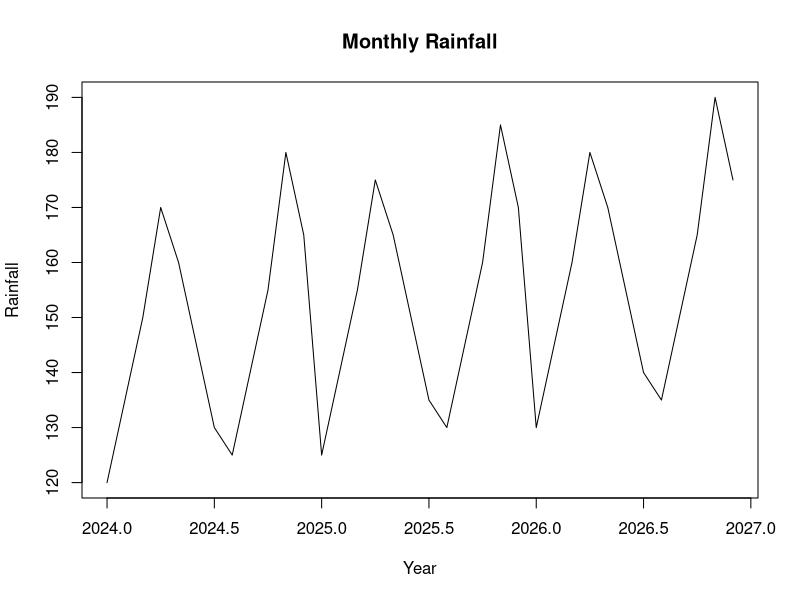
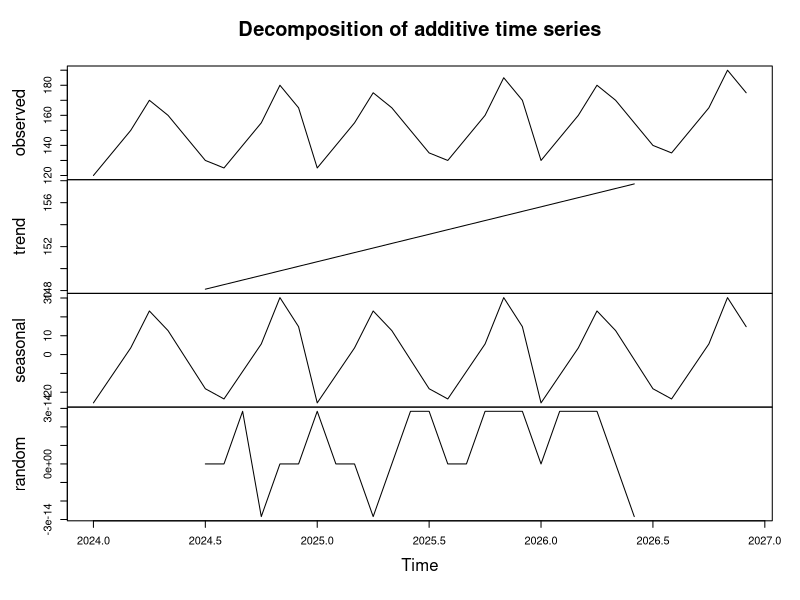
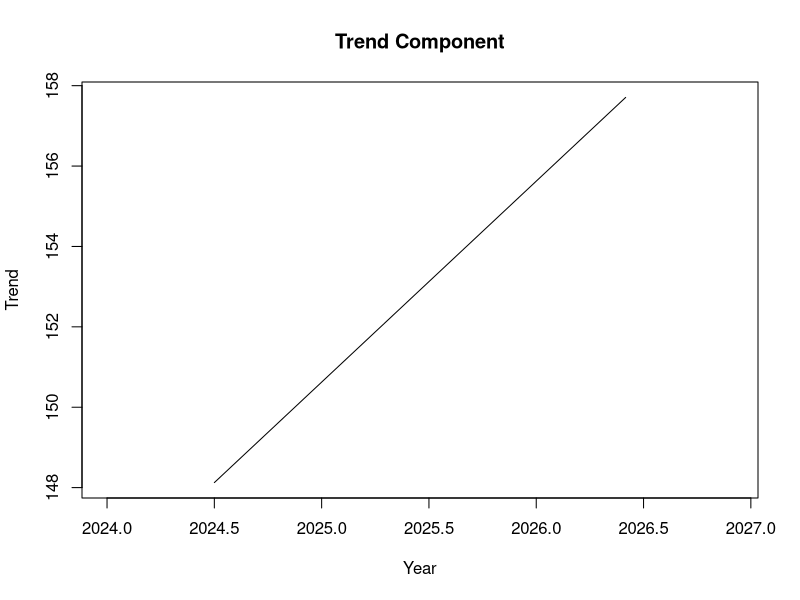
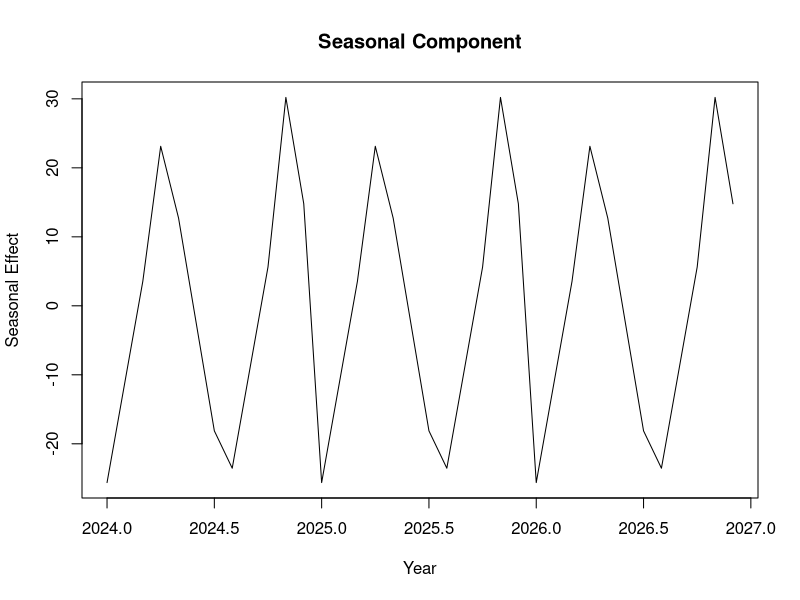
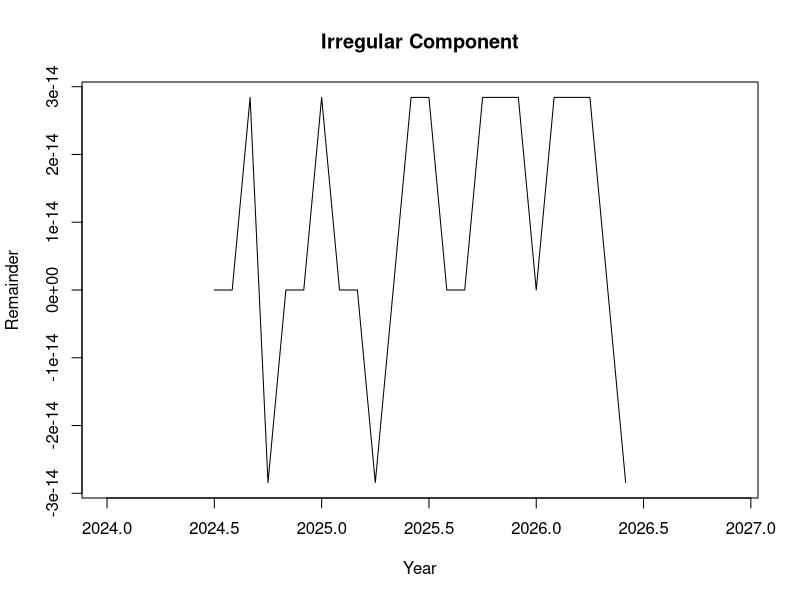
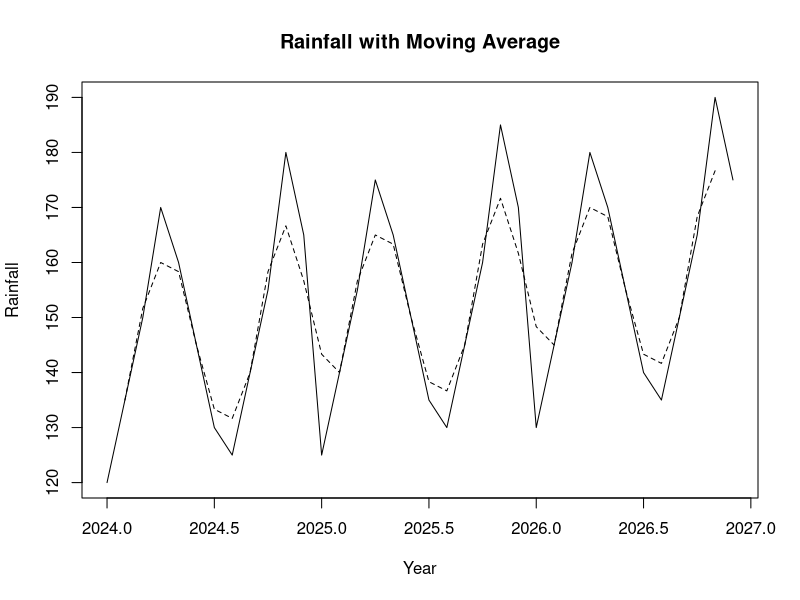
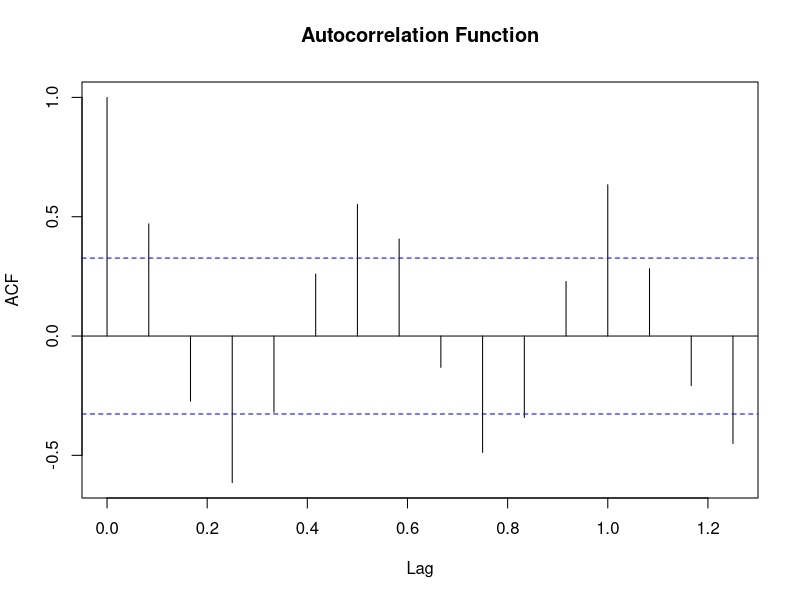
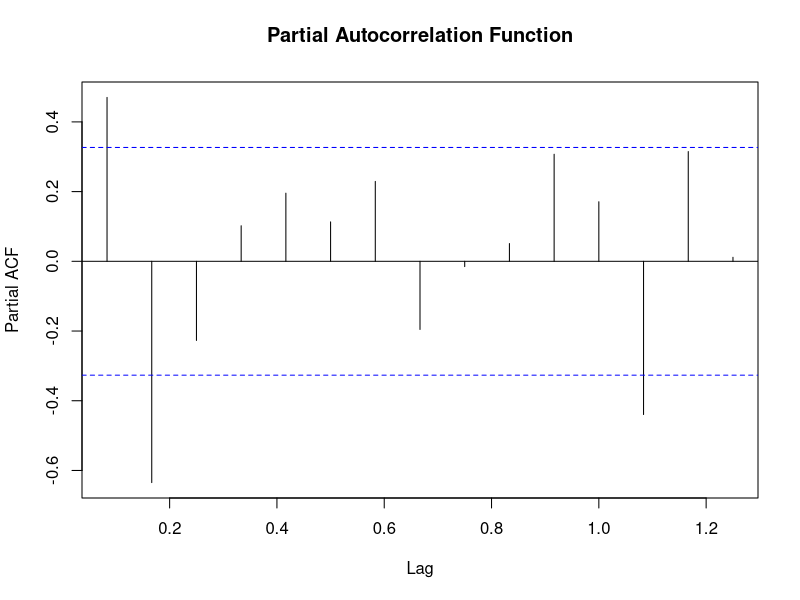

Source code (R) for these figures, in order:
# Time Series Analysis
# This script introduces fundamental concepts in
# time series analysis using R.
#
# Time series data consist of observations recorded
# sequentially over time.


# --------------------------------------------------
# 1. Create a monthly time series
# --------------------------------------------------

monthly_rainfall <- c(
  120, 135, 150, 170, 160, 145,
  130, 125, 140, 155, 180, 165,
  125, 140, 155, 175, 165, 150,
  135, 130, 145, 160, 185, 170,
  130, 145, 160, 180, 170, 155,
  140, 135, 150, 165, 190, 175
)

rainfall_ts <- ts(
  monthly_rainfall,
  start = c(2024, 1),
  frequency = 12
)

rainfall_ts


# --------------------------------------------------
# 2. Inspect the time series
# --------------------------------------------------

start(rainfall_ts)

end(rainfall_ts)

frequency(rainfall_ts)

length(rainfall_ts)

time(rainfall_ts)


# --------------------------------------------------
# 3. Plot the time series
# --------------------------------------------------

plot(
  rainfall_ts,
  main = "Monthly Rainfall",
  xlab = "Year",
  ylab = "Rainfall"
)


# --------------------------------------------------
# 4. Identify components of a time series
# --------------------------------------------------

# A time series may contain:
#
# Trend
# → Long-term movement
#
# Seasonality
# → Repeating pattern at regular intervals
#
# Cyclical behaviour
# → Longer-term fluctuations
#
# Irregular component
# → Random or unexplained variation


# --------------------------------------------------
# 5. Decompose the time series
# --------------------------------------------------

rainfall_decomposition <- decompose(
  rainfall_ts
)

rainfall_decomposition


# Plot decomposition

plot(
  rainfall_decomposition
)


# --------------------------------------------------
# 6. Trend component
# --------------------------------------------------

trend_component <- rainfall_decomposition$trend

trend_component


# Plot trend

plot(
  trend_component,
  main = "Trend Component",
  xlab = "Year",
  ylab = "Trend"
)


# --------------------------------------------------
# 7. Seasonal component
# --------------------------------------------------

seasonal_component <- rainfall_decomposition$seasonal

seasonal_component


plot(
  seasonal_component,
  main = "Seasonal Component",
  xlab = "Year",
  ylab = "Seasonal Effect"
)


# --------------------------------------------------
# 8. Remainder component
# --------------------------------------------------

remainder_component <- rainfall_decomposition$random

remainder_component


plot(
  remainder_component,
  main = "Irregular Component",
  xlab = "Year",
  ylab = "Remainder"
)


# --------------------------------------------------
# 9. Moving average
# --------------------------------------------------

# A moving average smooths short-term fluctuations
# to help reveal the underlying pattern.

# Install once if necessary:
# install.packages("zoo")

library(zoo)

moving_average <- rollmean(
  rainfall_ts,
  k = 3,
  fill = NA,
  align = "center"
)

moving_average


# Plot original series and moving average

plot(
  rainfall_ts,
  main = "Rainfall with Moving Average",
  xlab = "Year",
  ylab = "Rainfall"
)

lines(
  moving_average,
  lty = 2
)


# --------------------------------------------------
# 10. Autocorrelation
# --------------------------------------------------

# Time series observations may not be independent.
#
# Autocorrelation measures the correlation between
# observations and their lagged values.

acf(
  rainfall_ts,
  main = "Autocorrelation Function"
)


# --------------------------------------------------
# 11. Partial autocorrelation
# --------------------------------------------------

pacf(
  rainfall_ts,
  main = "Partial Autocorrelation Function"
)


# --------------------------------------------------
# 12. Lagged observations
# --------------------------------------------------

# Lag 1:
# Compare each observation with the previous
# observation.

lag_1 <- lag(
  rainfall_ts,
  -1
)

lag_1


# --------------------------------------------------
# 13. First differences
# --------------------------------------------------

# Differencing can be used to remove trend
# and help achieve stationarity.

rainfall_diff <- diff(
  rainfall_ts
)

rainfall_diff


plot(
  rainfall_diff,
  main = "First-Differenced Rainfall",
  xlab = "Year",
  ylab = "Differenced Rainfall"
)


# --------------------------------------------------
# 14. Autocorrelation after differencing
# --------------------------------------------------

acf(
  rainfall_diff,
  main = "ACF of Differenced Series"
)

pacf(
  rainfall_diff,
  main = "PACF of Differenced Series"
)


# --------------------------------------------------
# 15. Stationarity
# --------------------------------------------------

# A stationary time series has statistical properties
# that are relatively stable over time.
#
# Important characteristics include:
#
# - Constant mean
# - Constant variance
# - Stable autocovariance structure
#
# Trend and seasonality can cause non-stationarity.


# --------------------------------------------------
# 16. Augmented Dickey-Fuller test
# --------------------------------------------------

# The tseries package provides the adf.test() function.
#
# Install once if necessary:
# install.packages("tseries")

library(tseries)

adf.test(
  rainfall_ts
)

adf.test(
  rainfall_diff
)


# --------------------------------------------------
# 17. KPSS test
# --------------------------------------------------

# The null hypothesis of the KPSS test is
# different from the ADF test.
#
# Install once if necessary:
# install.packages("tseries")

kpss.test(
  rainfall_ts
)

kpss.test(
  rainfall_diff
)


# --------------------------------------------------
# 18. ADF vs KPSS
# --------------------------------------------------

# ADF:
#
# H0 → Unit root / non-stationarity
# H1 → Stationarity
#
#
# KPSS:
#
# H0 → Stationarity
# H1 → Non-stationarity
#
# Because the null hypotheses differ, using both
# tests can provide complementary evidence.


# --------------------------------------------------
# 19. White noise
# --------------------------------------------------

# A white noise series contains random observations
# with no systematic temporal structure.
#
# Ideally:
#
# - Mean approximately constant
# - Variance approximately constant
# - No meaningful autocorrelation


# --------------------------------------------------
# 20. Ljung-Box test
# --------------------------------------------------

# The Ljung-Box test can be used to assess whether
# a group of autocorrelations is jointly different
# from zero.

Box.test(
  rainfall_ts,
  lag = 12,
  type = "Ljung-Box"
)


# --------------------------------------------------
# 21. Seasonal analysis
# --------------------------------------------------

# Monthly seasonal pattern

monthplot(
  rainfall_ts,
  main = "Monthly Seasonal Pattern"
)


# --------------------------------------------------
# 22. Seasonal differencing
# --------------------------------------------------

# For monthly data, lag = 12 represents
# one seasonal cycle.

seasonal_diff <- diff(
  rainfall_ts,
  lag = 12
)

seasonal_diff


# Plot seasonally differenced data

plot(
  seasonal_diff,
  main = "Seasonally Differenced Rainfall",
  xlab = "Year",
  ylab = "Difference"
)


# --------------------------------------------------
# 23. Time series forecasting
# --------------------------------------------------

# Forecasting methods will be covered in more detail
# in the ARIMA section.
#
# Basic workflow:
#
# Historical data
#       ↓
# Understand trend and seasonality
#       ↓
# Check stationarity
#       ↓
# Identify temporal dependence
#       ↓
# Fit forecasting model
#       ↓
# Validate model
#       ↓
# Generate forecasts


# --------------------------------------------------
# 24. Important considerations
# --------------------------------------------------

# Time series analysis differs from ordinary
# cross-sectional analysis because observations
# are ordered in time.
#
# Therefore, we must consider:
#
# - Trend
# - Seasonality
# - Autocorrelation
# - Stationarity
# - Structural changes
# - Time-dependent errors
#
# Randomly shuffling time series observations
# can destroy important temporal information.


# --------------------------------------------------
# 25. Statistical interpretation
# --------------------------------------------------

# Time series analysis can be used to:
#
# - Identify trends
# - Detect seasonal patterns
# - Measure temporal dependence
# - Assess stationarity
# - Transform non-stationary data
# - Prepare data for forecasting
#
# Important:
# A strong correlation between observations at
# different times indicates temporal dependence,
# not necessarily a causal relationship.


# Key idea:
#
# Time series data
#       ↓
# Ordered observations
#       ↓
# Trend + Seasonality + Dependence + Noise
#       ↓
# Statistical modelling
#       ↓
# Forecasting / inference
#
# The temporal order of observations is fundamental
# to time series analysis.
